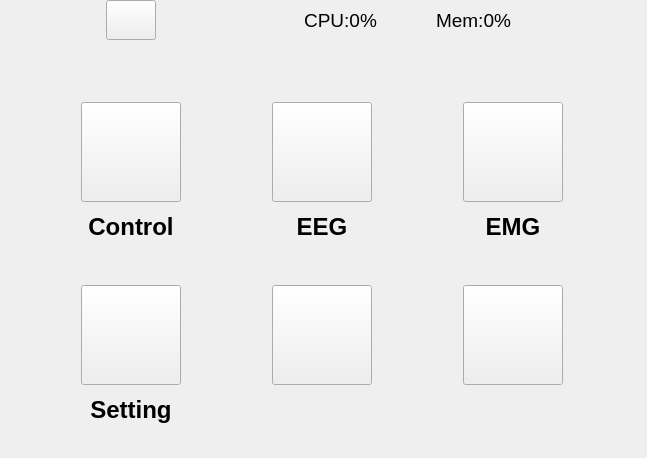
<?xml version="1.0" encoding="UTF-8"?>
<ui version="4.0">
 <class>MainWindow</class>
 <widget class="QMainWindow" name="MainWindow">
  <property name="geometry">
   <rect>
    <x>0</x>
    <y>0</y>
    <width>647</width>
    <height>458</height>
   </rect>
  </property>
  <property name="windowTitle">
   <string>MainWindow</string>
  </property>
  <property name="windowIcon">
   <iconset resource="res.qrc">
    <normaloff>:/Image/Server.png</normaloff>:/Image/Server.png</iconset>
  </property>
  <property name="styleSheet">
   <string notr="true"/>
  </property>
  <widget class="QWidget" name="centralWidget">
   <layout class="QVBoxLayout" name="verticalLayout_2">
    <property name="spacing">
     <number>2</number>
    </property>
    <property name="leftMargin">
     <number>0</number>
    </property>
    <property name="topMargin">
     <number>0</number>
    </property>
    <property name="rightMargin">
     <number>0</number>
    </property>
    <property name="bottomMargin">
     <number>0</number>
    </property>
    <item>
     <widget class="QWidget" name="state_widget" native="true">
      <property name="enabled">
       <bool>true</bool>
      </property>
      <property name="sizePolicy">
       <sizepolicy hsizetype="Preferred" vsizetype="Fixed">
        <horstretch>0</horstretch>
        <verstretch>0</verstretch>
       </sizepolicy>
      </property>
      <property name="minimumSize">
       <size>
        <width>0</width>
        <height>40</height>
       </size>
      </property>
      <property name="maximumSize">
       <size>
        <width>16777215</width>
        <height>40</height>
       </size>
      </property>
      <layout class="QHBoxLayout" name="horizontalLayout_2">
       <property name="spacing">
        <number>4</number>
       </property>
       <property name="leftMargin">
        <number>0</number>
       </property>
       <property name="topMargin">
        <number>0</number>
       </property>
       <property name="rightMargin">
        <number>0</number>
       </property>
       <property name="bottomMargin">
        <number>0</number>
       </property>
       <item>
        <widget class="QPushButton" name="Back_pushButton">
         <property name="minimumSize">
          <size>
           <width>50</width>
           <height>40</height>
          </size>
         </property>
         <property name="maximumSize">
          <size>
           <width>50</width>
           <height>40</height>
          </size>
         </property>
         <property name="font">
          <font>
           <pointsize>14</pointsize>
          </font>
         </property>
         <property name="text">
          <string/>
         </property>
        </widget>
       </item>
       <item>
        <layout class="QHBoxLayout" name="statusbar_horizontalLayout">
         <property name="leftMargin">
          <number>4</number>
         </property>
         <property name="topMargin">
          <number>4</number>
         </property>
         <property name="rightMargin">
          <number>4</number>
         </property>
         <property name="bottomMargin">
          <number>4</number>
         </property>
        </layout>
       </item>
       <item>
        <layout class="QHBoxLayout" name="horizontalLayout">
         <property name="spacing">
          <number>8</number>
         </property>
         <property name="sizeConstraint">
          <enum>QLayout::SetFixedSize</enum>
         </property>
         <property name="leftMargin">
          <number>4</number>
         </property>
         <property name="topMargin">
          <number>0</number>
         </property>
         <property name="rightMargin">
          <number>4</number>
         </property>
         <property name="bottomMargin">
          <number>0</number>
         </property>
         <item>
          <widget class="QLabel" name="CPUUsage_label">
           <property name="minimumSize">
            <size>
             <width>120</width>
             <height>0</height>
            </size>
           </property>
           <property name="maximumSize">
            <size>
             <width>125</width>
             <height>16777215</height>
            </size>
           </property>
           <property name="font">
            <font>
             <pointsize>14</pointsize>
            </font>
           </property>
           <property name="text">
            <string>CPU:0%</string>
           </property>
           <property name="alignment">
            <set>Qt::AlignCenter</set>
           </property>
          </widget>
         </item>
         <item>
          <widget class="QLabel" name="MEMUsage_label">
           <property name="minimumSize">
            <size>
             <width>120</width>
             <height>0</height>
            </size>
           </property>
           <property name="maximumSize">
            <size>
             <width>125</width>
             <height>16777215</height>
            </size>
           </property>
           <property name="font">
            <font>
             <pointsize>14</pointsize>
            </font>
           </property>
           <property name="text">
            <string>Mem:0%</string>
           </property>
           <property name="alignment">
            <set>Qt::AlignCenter</set>
           </property>
          </widget>
         </item>
        </layout>
       </item>
      </layout>
     </widget>
    </item>
    <item>
     <layout class="QVBoxLayout" name="MainVerticalLayout">
      <property name="spacing">
       <number>0</number>
      </property>
      <item>
       <widget class="QWidget" name="main_widget" native="true">
        <property name="styleSheet">
         <string notr="true"/>
        </property>
        <layout class="QGridLayout" name="gridLayout">
         <property name="leftMargin">
          <number>20</number>
         </property>
         <property name="topMargin">
          <number>60</number>
         </property>
         <property name="rightMargin">
          <number>20</number>
         </property>
         <property name="bottomMargin">
          <number>30</number>
         </property>
         <property name="horizontalSpacing">
          <number>30</number>
         </property>
         <property name="verticalSpacing">
          <number>40</number>
         </property>
         <item row="1" column="0">
          <layout class="QGridLayout" name="gridLayout4">
           <property name="leftMargin">
            <number>0</number>
           </property>
           <property name="rightMargin">
            <number>0</number>
           </property>
           <item row="0" column="0">
            <widget class="QPushButton" name="pushButton4">
             <property name="minimumSize">
              <size>
               <width>100</width>
               <height>100</height>
              </size>
             </property>
             <property name="maximumSize">
              <size>
               <width>100</width>
               <height>100</height>
              </size>
             </property>
             <property name="text">
              <string/>
             </property>
            </widget>
           </item>
           <item row="1" column="0">
            <widget class="QLabel" name="label4">
             <property name="font">
              <font>
               <pointsize>18</pointsize>
               <weight>75</weight>
               <bold>true</bold>
              </font>
             </property>
             <property name="text">
              <string>Setting</string>
             </property>
             <property name="alignment">
              <set>Qt::AlignCenter</set>
             </property>
            </widget>
           </item>
          </layout>
         </item>
         <item row="0" column="0">
          <layout class="QGridLayout" name="gridLayout1">
           <property name="leftMargin">
            <number>0</number>
           </property>
           <property name="rightMargin">
            <number>0</number>
           </property>
           <item row="0" column="0">
            <widget class="QPushButton" name="pushButton1">
             <property name="sizePolicy">
              <sizepolicy hsizetype="Fixed" vsizetype="Fixed">
               <horstretch>0</horstretch>
               <verstretch>0</verstretch>
              </sizepolicy>
             </property>
             <property name="minimumSize">
              <size>
               <width>100</width>
               <height>100</height>
              </size>
             </property>
             <property name="maximumSize">
              <size>
               <width>100</width>
               <height>100</height>
              </size>
             </property>
             <property name="sizeIncrement">
              <size>
               <width>0</width>
               <height>0</height>
              </size>
             </property>
             <property name="text">
              <string/>
             </property>
            </widget>
           </item>
           <item row="1" column="0">
            <widget class="QLabel" name="label1">
             <property name="font">
              <font>
               <pointsize>18</pointsize>
               <weight>75</weight>
               <bold>true</bold>
              </font>
             </property>
             <property name="text">
              <string>Control</string>
             </property>
             <property name="alignment">
              <set>Qt::AlignCenter</set>
             </property>
            </widget>
           </item>
          </layout>
         </item>
         <item row="0" column="1">
          <layout class="QGridLayout" name="gridLayout2">
           <property name="leftMargin">
            <number>0</number>
           </property>
           <property name="rightMargin">
            <number>0</number>
           </property>
           <item row="0" column="0">
            <widget class="QPushButton" name="pushButton2">
             <property name="minimumSize">
              <size>
               <width>100</width>
               <height>100</height>
              </size>
             </property>
             <property name="maximumSize">
              <size>
               <width>100</width>
               <height>100</height>
              </size>
             </property>
             <property name="text">
              <string/>
             </property>
            </widget>
           </item>
           <item row="1" column="0">
            <widget class="QLabel" name="label2">
             <property name="font">
              <font>
               <pointsize>18</pointsize>
               <weight>75</weight>
               <bold>true</bold>
              </font>
             </property>
             <property name="text">
              <string>EEG</string>
             </property>
             <property name="alignment">
              <set>Qt::AlignCenter</set>
             </property>
            </widget>
           </item>
          </layout>
         </item>
         <item row="0" column="2">
          <layout class="QGridLayout" name="gridLayout3">
           <property name="leftMargin">
            <number>0</number>
           </property>
           <property name="rightMargin">
            <number>0</number>
           </property>
           <item row="0" column="0">
            <widget class="QPushButton" name="pushButton3">
             <property name="minimumSize">
              <size>
               <width>100</width>
               <height>100</height>
              </size>
             </property>
             <property name="maximumSize">
              <size>
               <width>100</width>
               <height>100</height>
              </size>
             </property>
             <property name="text">
              <string/>
             </property>
            </widget>
           </item>
           <item row="1" column="0">
            <widget class="QLabel" name="label3">
             <property name="font">
              <font>
               <pointsize>18</pointsize>
               <weight>75</weight>
               <bold>true</bold>
              </font>
             </property>
             <property name="text">
              <string>EMG</string>
             </property>
             <property name="alignment">
              <set>Qt::AlignCenter</set>
             </property>
            </widget>
           </item>
          </layout>
         </item>
         <item row="1" column="1">
          <layout class="QGridLayout" name="gridLayout5">
           <property name="leftMargin">
            <number>0</number>
           </property>
           <property name="rightMargin">
            <number>0</number>
           </property>
           <item row="0" column="0">
            <widget class="QPushButton" name="pushButton5">
             <property name="minimumSize">
              <size>
               <width>100</width>
               <height>100</height>
              </size>
             </property>
             <property name="maximumSize">
              <size>
               <width>100</width>
               <height>100</height>
              </size>
             </property>
             <property name="text">
              <string/>
             </property>
            </widget>
           </item>
           <item row="1" column="0">
            <widget class="QLabel" name="label5">
             <property name="font">
              <font>
               <pointsize>14</pointsize>
              </font>
             </property>
             <property name="text">
              <string/>
             </property>
             <property name="alignment">
              <set>Qt::AlignCenter</set>
             </property>
            </widget>
           </item>
          </layout>
         </item>
         <item row="1" column="2">
          <layout class="QGridLayout" name="gridLayout6">
           <property name="leftMargin">
            <number>0</number>
           </property>
           <property name="rightMargin">
            <number>0</number>
           </property>
           <item row="0" column="0">
            <widget class="QPushButton" name="pushButton6">
             <property name="minimumSize">
              <size>
               <width>100</width>
               <height>100</height>
              </size>
             </property>
             <property name="maximumSize">
              <size>
               <width>100</width>
               <height>100</height>
              </size>
             </property>
             <property name="text">
              <string/>
             </property>
            </widget>
           </item>
           <item row="1" column="0">
            <widget class="QLabel" name="label6">
             <property name="font">
              <font>
               <pointsize>14</pointsize>
              </font>
             </property>
             <property name="text">
              <string/>
             </property>
             <property name="alignment">
              <set>Qt::AlignCenter</set>
             </property>
            </widget>
           </item>
          </layout>
         </item>
        </layout>
       </widget>
      </item>
     </layout>
    </item>
   </layout>
  </widget>
 </widget>
 <layoutdefault spacing="6" margin="11"/>
 <resources>
  <include location="res.qrc"/>
 </resources>
 <connections/>
</ui>
